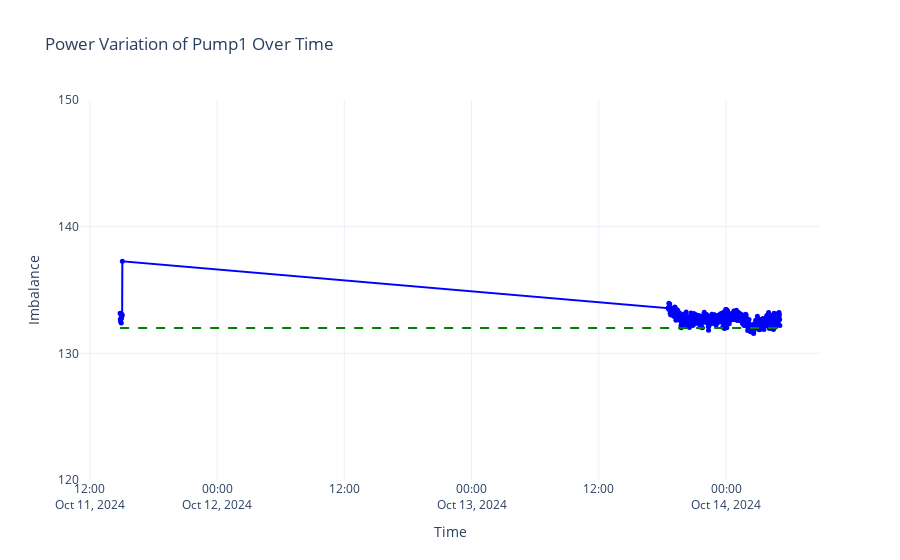

Notebook cell for this chart:
### Code cell
# fig = go.Figure()

# fig.add_trace(go.Scatter(
#     x=df1.index,
#     y=df1['W'],
#     mode='lines+markers',
#     name='Voltage Imbalance_%',
#     line=dict(color='blue'),
#     marker=dict(size=5)
# ))


# fig.add_shape(
#     type='line',
#     x0=df1.index.min(),  
#     y0=132,               ## rated power-motor
#     x1=df1.index.max(),  
#     y1=132,               
#     line=dict(color='green', width=2, dash='dash'),  # Line style
# )


# fig.update_layout(
#     title='Power Variation of Pump1 Over Time',
#     xaxis_title='Time',
#     yaxis_title='Imbalance',
#     legend_title='Legend',
#     template='plotly_white'
# )
# fig.update_yaxes(
#     range=[120, 150],  
#     dtick=10         
# )

# fig.show()

### Figure 1 — Plotly figure (JSON) as saved in the notebook; plotly's stock layout.template omitted (floating-point values rounded to 4 significant figures; data arrays with more than 128 entries replaced by an {"elided": "..."} marker saying what was removed)
{"data": [{"line": {"color": "blue"}, "marker": {"size": 5}, "mode": "lines+markers", "name": "Voltage Imbalance_%", "type": "scatter", "x": {"elided": "498 str values"}, "y": {"elided": "498 float values"}}], "layout": {"legend": {"title": {"text": "Legend"}}, "shapes": [{"line": {"color": "green", "dash": "dash", "width": 2}, "type": "line", "x0": "2024-10-11T14:51:25", "x1": "2024-10-14T05:04:49", "y0": 132, "y1": 132}], "title": {"text": "Power Variation of Pump1 Over Time"}, "xaxis": {"title": {"text": "Time"}}, "yaxis": {"dtick": 10, "range": [120, 150], "title": {"text": "Imbalance"}}}}
